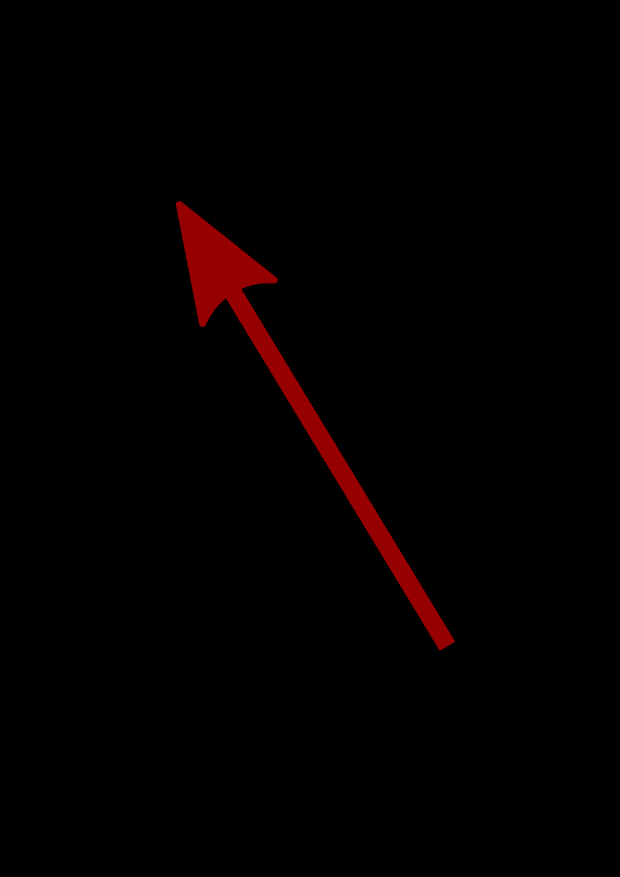
#> input picture arrow/arrow.png, 1240 x 1754 px (shown at 1/2 size)
$ python main.py
#> lines starting #> are read from the running program, lines starting #| are printed output that depends on the picture; after the words box and inside, x2 and y2 are one past the last pixel; in counts of white or black regions, pixels touching at a corner belong together; long printed decimals are rounded
import cv2
import numpy as np
import matplotlib.pyplot as plt


# cv2.namedWindow("Image", cv2.WINDOW_GUI_NORMAL)

image = cv2.imread("arrow.png")
#> image is the input picture: shape (1754, 1240, 3); mean B, G, R 0, 0, 3.5
gray = cv2.cvtColor(image, cv2.COLOR_BGR2GRAY)
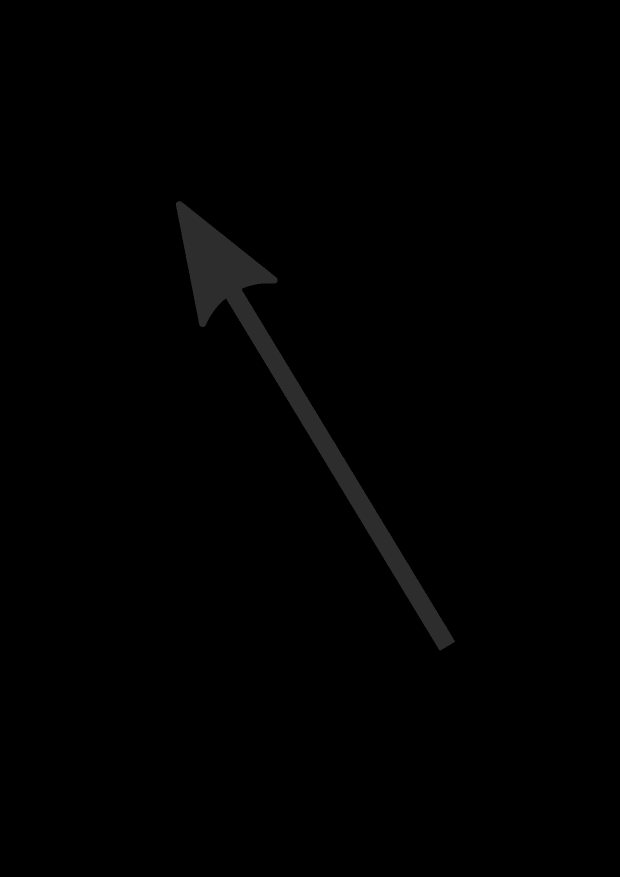
#> gray: shape (1754, 1240) (shown at 1/2 size); min 0, max 76, mean 1

_, thresh = cv2.threshold(gray, 10, 255, cv2.THRESH_BINARY)
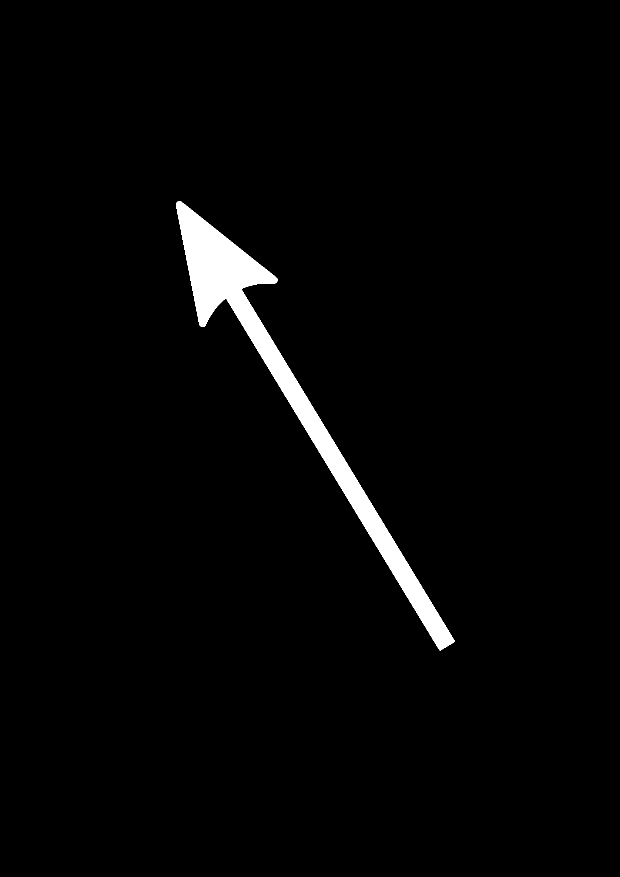
#> thresh: shape (1754, 1240) (shown at 1/2 size); 2.3% white; 1 white region
cnts, _ = cv2.findContours(thresh, cv2.RETR_TREE, cv2.CHAIN_APPROX_SIMPLE)
#> cnts = 1 contour; box (x1, y1, x2, y2) and area: (352, 402, 910, 1301) 49380

arrow = cnts[0]
#> arrow = contour of 1377 points, box (x1, y1, x2, y2) (352, 402, 910, 1301), area 49380

cv2.drawContours(image, cnts, 0, (255, 0, 0), 3)
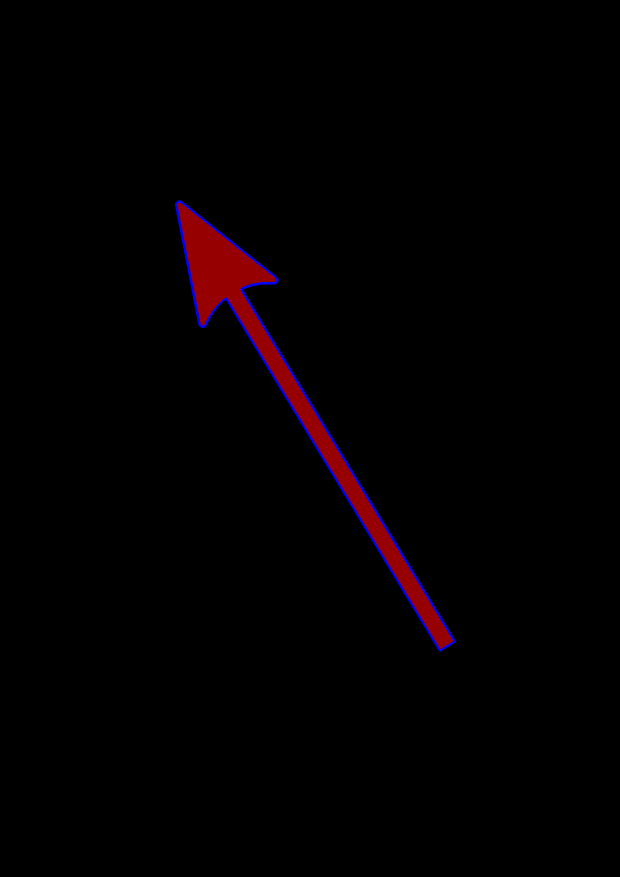
#> image: shape (1754, 1240, 3) (shown at 1/2 size); 0.47% of pixels changed, all inside (x1, y1, x2, y2) = (350, 400, 912, 1303)

print(cv2.contourArea(arrow))
#| 49380.0
print(cv2.arcLength(arrow, False))
#| 2500.375
print(cv2.arcLength(arrow, True))
#| 2501.375

moments = cv2.moments(arrow)
#> moments = moments, m00 49380, centre m10/m00, m01/m00 = (576.9, 768.6)

centroid = int(moments["m10"] / moments["m00"]), int(moments["m01"] / moments["m00"])
#> centroid = (576, 768)

eps = 0.0005 * cv2.arcLength(arrow, True)
#> eps = 1.25
approx = cv2.approxPolyDP(arrow, eps, True)
#> approx = contour of 20 points, box (x1, y1, x2, y2) (352, 403, 910, 1301), area 49210

for p in approx:
    cv2.circle(image, tuple(*p), 6, (0, 255, 0), 2)
#> this loop made 20 passes
#> p on passes 1 to 12: [[355, 403]], [[352, 406]], [[352, 412]], [[399, 650]], [[403, 653]], [[409, 652]], [[418, 634]], [[433, 613]], [[451, 596]], [[454, 599]], [[876, 1296]], [[881, 1300]]
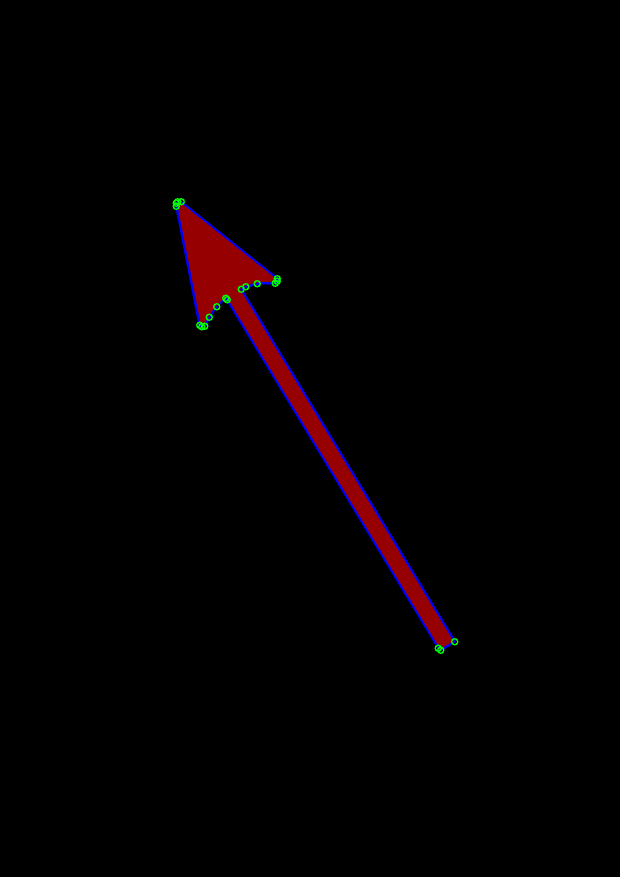
#> image: shape (1754, 1240, 3) (shown at 1/2 size); 0.09% of pixels changed, all inside (x1, y1, x2, y2) = (345, 396, 917, 1308)

hull = cv2.convexHull(arrow)
#> hull = contour of 23 points, box (x1, y1, x2, y2) (352, 402, 910, 1301), area 109436
for i in range(1, len(hull)):
    cv2.line(image, tuple(*hull[i - 1]), tuple(*hull[i]), (0, 255, 0), 2)
#> this loop made 22 passes
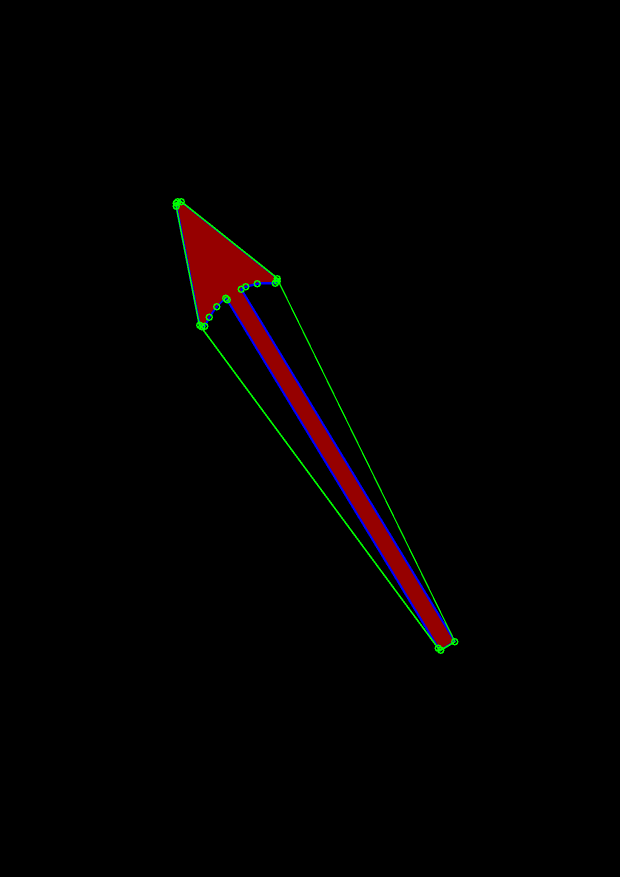
#> image: shape (1754, 1240, 3) (shown at 1/2 size); 0.28% of pixels changed, all inside (x1, y1, x2, y2) = (351, 402, 911, 1302)

cv2.line(image, tuple(*hull[- 1]), tuple(*hull[0]), (0, 255, 0), 2)

x, y, w, h = cv2.boundingRect(arrow)
#> x = 352; y = 402; w = 558; h = 899
cv2.rectangle(image, (x, y), (x + w, y + h), (0, 255, 0), 2)

rect = cv2.minAreaRect(arrow)
#> rect = ((645.8, 832.8), (179.9, 1037), -36.43)
box = cv2.boxPoints(rect)
#> box = [[881.3, 1303.5], [265.5, 469.1], [410.2, 362.2], [1026.1, 1196.6]]
box = np.intp(box)
#> box = [[881, 1303], [265, 469], [410, 362], [1026, 1196]]
cv2.drawContours(image, [box], 0, (255, 0, 0), 2)

(x, y), r = cv2.minEnclosingCircle(arrow)
#> x = 625.3; y = 847.2; r = 520
center = int(x), int(y)
#> center = (625, 847)
r = int(r)
#> r = 519

cv2.circle(image, center, r, (0, 255, 0), 2)

ellipse = cv2.fitEllipse(arrow)
#> ellipse = ((622.8, 857.9), (174.8, 851.3), 149.2)
cv2.ellipse(image, ellipse, (0, 255, 0), 2)

vx, vy, x, y = cv2.fitLine(arrow, cv2.DIST_L2, 0, 0.01, 0.01)
#> vx = [0.524]; vy = [0.852]; x = [638.4]; y = [873]
lefty = int((-x * vy / vx) + y)
#> lefty = -163
righty = int(((image.shape[0] - x) * vy / vx) + y)
#> righty = 2684
cv2.line(image, (image.shape[0] - 1, righty), (0, lefty), (0, 255, 0), 2)
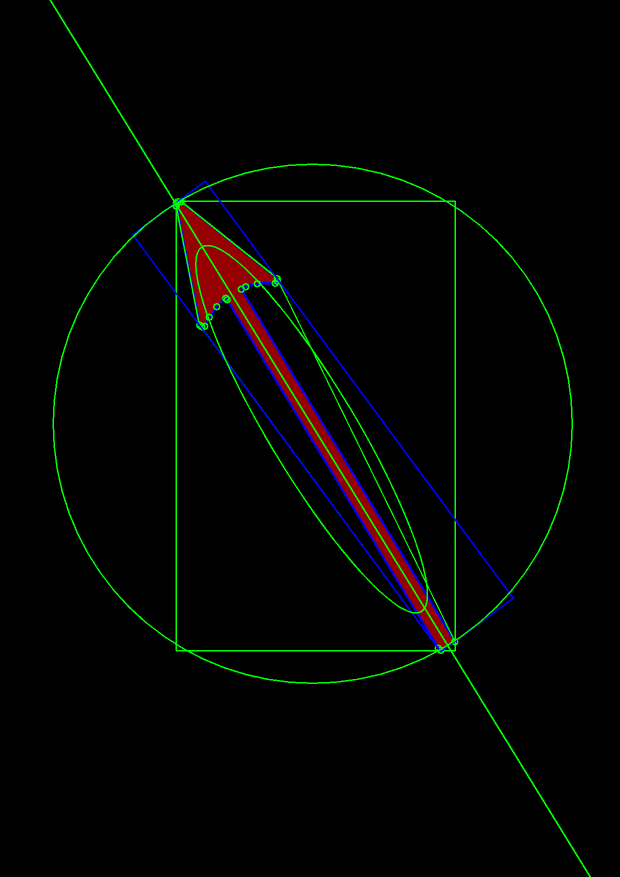
#> image: shape (1754, 1240, 3) (shown at 1/2 size); mean B, G, R 1.8, 4.1, 2.7
# cv2.circle(image, centroid, 4, (0, 255, 0), 4)
cv2.imshow("Image", image)
# plt.imshow(image)
# plt.show()
cv2.waitKey()
